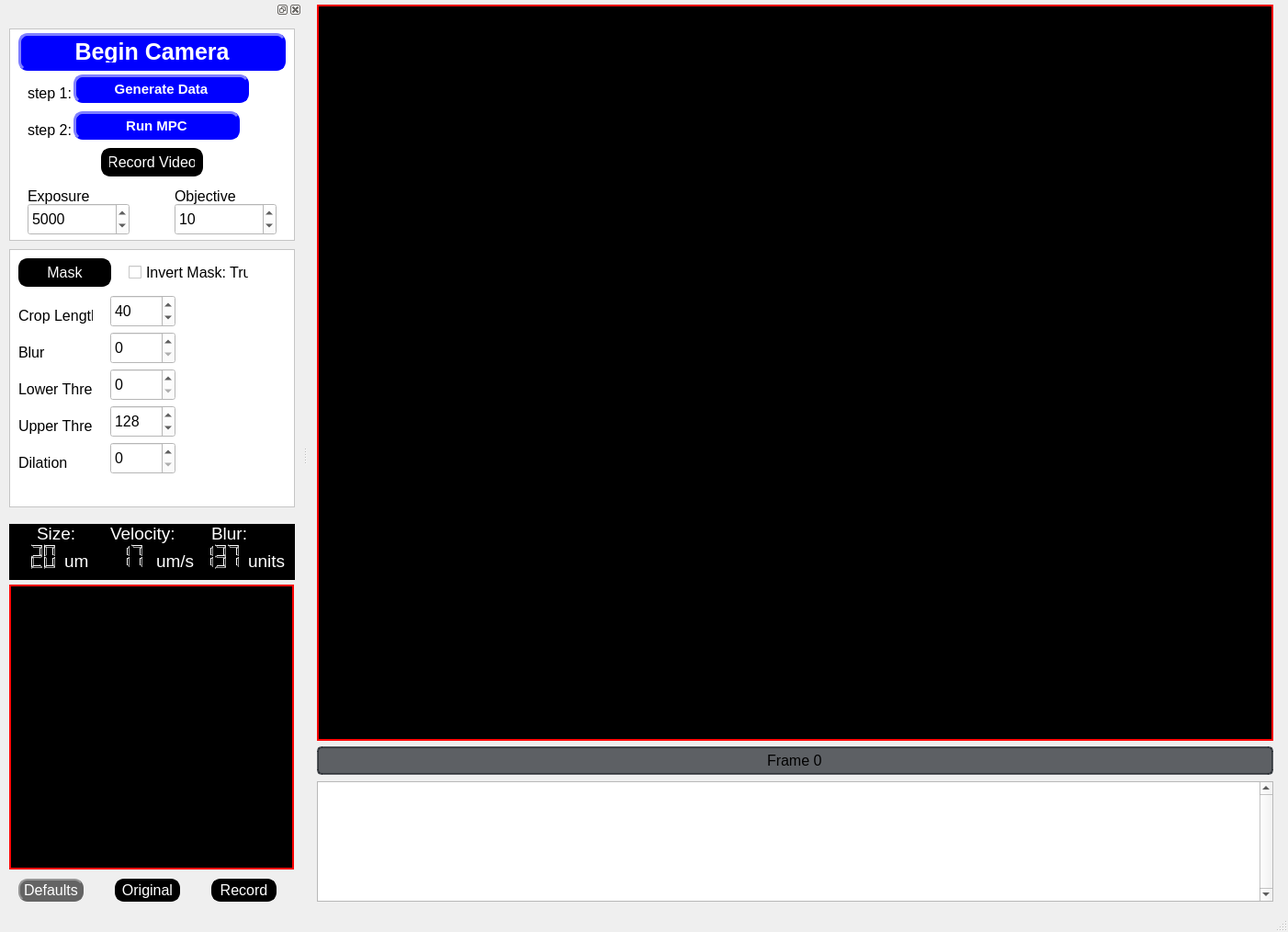
<?xml version="1.0" encoding="UTF-8"?>
<ui version="4.0">
 <class>MainWindow</class>
 <widget class="QMainWindow" name="MainWindow">
  <property name="geometry">
   <rect>
    <x>0</x>
    <y>0</y>
    <width>1402</width>
    <height>1014</height>
   </rect>
  </property>
  <property name="font">
   <font>
    <family>Arial</family>
    <pointsize>12</pointsize>
    <weight>50</weight>
    <italic>false</italic>
    <bold>false</bold>
   </font>
  </property>
  <property name="windowTitle">
   <string>MainWindow</string>
  </property>
  <property name="styleSheet">
   <string notr="true">font-size: 12pt; font: Arial;</string>
  </property>
  <property name="documentMode">
   <bool>false</bool>
  </property>
  <widget class="QWidget" name="centralwidget">
   <widget class="QPlainTextEdit" name="plainTextEdit">
    <property name="geometry">
     <rect>
      <x>10</x>
      <y>850</y>
      <width>1041</width>
      <height>131</height>
     </rect>
    </property>
    <property name="mouseTracking">
     <bool>true</bool>
    </property>
    <property name="styleSheet">
     <string notr="true">font-size: 15pt; font: Arial;</string>
    </property>
    <property name="verticalScrollBarPolicy">
     <enum>Qt::ScrollBarAlwaysOn</enum>
    </property>
    <property name="sizeAdjustPolicy">
     <enum>QAbstractScrollArea::AdjustToContentsOnFirstShow</enum>
    </property>
    <property name="plainText">
     <string/>
    </property>
    <property name="centerOnScroll">
     <bool>false</bool>
    </property>
   </widget>
   <widget class="QLabel" name="VideoFeedLabel">
    <property name="geometry">
     <rect>
      <x>10</x>
      <y>5</y>
      <width>1041</width>
      <height>801</height>
     </rect>
    </property>
    <property name="mouseTracking">
     <bool>true</bool>
    </property>
    <property name="styleSheet">
     <string notr="true">background-color: rgb(0,0,0); border:2px solid rgb(255, 0, 0); </string>
    </property>
    <property name="text">
     <string/>
    </property>
   </widget>
   <widget class="QProgressBar" name="frameslider">
    <property name="geometry">
     <rect>
      <x>10</x>
      <y>812</y>
      <width>1041</width>
      <height>31</height>
     </rect>
    </property>
    <property name="styleSheet">
     <string notr="true">    QProgressBar {
        border: 2px solid rgba(33, 37, 43, 180);
        border-radius: 5px;
        text-align: center;
        background-color: rgba(33, 37, 43, 180);
        color: black;
    }
    QProgressBar::chunk {
        background-color: #FFD700;
    }</string>
    </property>
    <property name="minimum">
     <number>0</number>
    </property>
    <property name="maximum">
     <number>100</number>
    </property>
    <property name="value">
     <number>0</number>
    </property>
    <property name="format">
     <string>Frame %v</string>
    </property>
   </widget>
  </widget>
  <widget class="QStatusBar" name="statusbar"/>
  <widget class="QDockWidget" name="dockWidget">
   <property name="minimumSize">
    <size>
     <width>329</width>
     <height>987</height>
    </size>
   </property>
   <property name="styleSheet">
    <string notr="true"/>
   </property>
   <property name="floating">
    <bool>false</bool>
   </property>
   <property name="allowedAreas">
    <set>Qt::LeftDockWidgetArea|Qt::RightDockWidgetArea</set>
   </property>
   <attribute name="dockWidgetArea">
    <number>1</number>
   </attribute>
   <widget class="QWidget" name="dockWidgetContents">
    <widget class="QFrame" name="frame_3">
     <property name="geometry">
      <rect>
       <x>10</x>
       <y>10</y>
       <width>311</width>
       <height>231</height>
      </rect>
     </property>
     <property name="styleSheet">
      <string notr="true"> color: rgb(0, 0, 0);
 background-color: rgb(255, 255, 255);
</string>
     </property>
     <property name="frameShape">
      <enum>QFrame::StyledPanel</enum>
     </property>
     <property name="frameShadow">
      <enum>QFrame::Raised</enum>
     </property>
     <widget class="QPushButton" name="recordbutton">
      <property name="geometry">
       <rect>
        <x>100</x>
        <y>130</y>
        <width>111</width>
        <height>31</height>
       </rect>
      </property>
      <property name="styleSheet">
       <string notr="true">QPushButton {
                color: rgb(255, 255, 255);
                background-color: rgb(0, 0, 0);
                border-style: outset;
                border-width: 3px;
                border-radius: 10px;
                border-color: rgb(0, 0, 0);
                min-width: 1em;
                padding: 6px;
            }
      
            QPushButton:checked {
                color: rgb(255, 255, 255);
                background-color: rgb(255, 0, 0);
                border-style: inset;
                border-width: 3px;
                border-radius: 10px;
                border-color: rgb(255, 0, 0);
                font: bold 16px;
                min-width: 1em;
               
            }
            QPushButton:hover {
                background-color: rgb(100, 100, 100);
                color: rgb(255, 255, 255);
                border-color: rgb(100, 100, 100);
                padding-left: 5px;
                padding-top: 5px;
            }</string>
      </property>
      <property name="text">
       <string>Record Video</string>
      </property>
      <property name="checkable">
       <bool>true</bool>
      </property>
     </widget>
     <widget class="QPushButton" name="trackbutton">
      <property name="geometry">
       <rect>
        <x>10</x>
        <y>5</y>
        <width>291</width>
        <height>41</height>
       </rect>
      </property>
      <property name="cursor">
       <cursorShape>ArrowCursor</cursorShape>
      </property>
      <property name="styleSheet">
       <string notr="true">
QPushButton {
                color: rgb(255, 255, 255);
                background-color: rgb(0, 0, 255);
                border-style: outset;
                border-width: 3px;
                border-radius: 10px;
                border-color: rgb(0, 0, 255);
                min-width: 1em;
                padding: 6px;
			  font: bold 25px;
            }
      
            QPushButton:checked {
                color: rgb(255, 255, 255);
                background-color: rgb(255, 0, 0);
                border-style: inset;
                border-width: 3px;
                border-radius: 10px;
                border-color: rgb(255, 0, 0);
                font: bold 25px;
                min-width: 1em;
               
            }
            QPushButton:hover {
                background-color: rgb(100, 100, 100);
                color: rgb(255, 255, 255);
                border-color: rgb(0, 255, 0);
                padding-left: 5px;
                padding-top: 5px;
            }</string>
      </property>
      <property name="text">
       <string>Begin Camera</string>
      </property>
      <property name="checkable">
       <bool>true</bool>
      </property>
     </widget>
     <widget class="QLabel" name="exposurelabel">
      <property name="geometry">
       <rect>
        <x>20</x>
        <y>170</y>
        <width>111</width>
        <height>25</height>
       </rect>
      </property>
      <property name="maximumSize">
       <size>
        <width>150</width>
        <height>25</height>
       </size>
      </property>
      <property name="text">
       <string>Exposure</string>
      </property>
     </widget>
     <widget class="QSpinBox" name="exposurebox">
      <property name="geometry">
       <rect>
        <x>20</x>
        <y>190</y>
        <width>111</width>
        <height>35</height>
       </rect>
      </property>
      <property name="minimum">
       <number>100</number>
      </property>
      <property name="maximum">
       <number>30000</number>
      </property>
      <property name="singleStep">
       <number>100</number>
      </property>
      <property name="value">
       <number>5000</number>
      </property>
      <property name="displayIntegerBase">
       <number>10</number>
      </property>
     </widget>
     <widget class="QLabel" name="objectivelabel">
      <property name="geometry">
       <rect>
        <x>180</x>
        <y>170</y>
        <width>111</width>
        <height>25</height>
       </rect>
      </property>
      <property name="maximumSize">
       <size>
        <width>150</width>
        <height>25</height>
       </size>
      </property>
      <property name="text">
       <string>Objective</string>
      </property>
     </widget>
     <widget class="QSpinBox" name="objectivebox">
      <property name="geometry">
       <rect>
        <x>180</x>
        <y>190</y>
        <width>111</width>
        <height>35</height>
       </rect>
      </property>
      <property name="minimum">
       <number>1</number>
      </property>
      <property name="maximum">
       <number>50</number>
      </property>
      <property name="singleStep">
       <number>5</number>
      </property>
      <property name="value">
       <number>10</number>
      </property>
      <property name="displayIntegerBase">
       <number>10</number>
      </property>
     </widget>
     <widget class="QLabel" name="framelabel_2">
      <property name="geometry">
       <rect>
        <x>20</x>
        <y>60</y>
        <width>51</width>
        <height>21</height>
       </rect>
      </property>
      <property name="maximumSize">
       <size>
        <width>300</width>
        <height>25</height>
       </size>
      </property>
      <property name="text">
       <string>step 1:</string>
      </property>
     </widget>
     <widget class="QLabel" name="framelabel_3">
      <property name="geometry">
       <rect>
        <x>20</x>
        <y>100</y>
        <width>51</width>
        <height>21</height>
       </rect>
      </property>
      <property name="maximumSize">
       <size>
        <width>300</width>
        <height>25</height>
       </size>
      </property>
      <property name="text">
       <string>step 2:</string>
      </property>
     </widget>
     <widget class="QPushButton" name="run_algo">
      <property name="geometry">
       <rect>
        <x>70</x>
        <y>90</y>
        <width>181</width>
        <height>31</height>
       </rect>
      </property>
      <property name="cursor">
       <cursorShape>ArrowCursor</cursorShape>
      </property>
      <property name="styleSheet">
       <string notr="true">
QPushButton {
                color: rgb(255, 255, 255);
                background-color: rgb(0, 0, 255);
                border-style: outset;
                border-width: 3px;
                border-radius: 10px;
                border-color: rgb(0, 0, 255);
                min-width: 1em;
                padding: 6px;
			  font: bold 15px;
            }
      
            QPushButton:checked {
                color: rgb(255, 255, 255);
                background-color: rgb(255, 0, 0);
                border-style: inset;
                border-width: 3px;
                border-radius: 10px;
                border-color: rgb(255, 0, 0);
                font: bold 25px;
                min-width: 1em;
               
            }
            QPushButton:hover {
                background-color: rgb(100, 100, 100);
                color: rgb(255, 255, 255);
                border-color: rgb(0, 255, 0);
                padding-left: 5px;
                padding-top: 5px;
            }</string>
      </property>
      <property name="text">
       <string>Run MPC</string>
      </property>
      <property name="checkable">
       <bool>true</bool>
      </property>
     </widget>
     <widget class="QPushButton" name="generate_data_button">
      <property name="geometry">
       <rect>
        <x>70</x>
        <y>50</y>
        <width>191</width>
        <height>31</height>
       </rect>
      </property>
      <property name="cursor">
       <cursorShape>ArrowCursor</cursorShape>
      </property>
      <property name="styleSheet">
       <string notr="true">
QPushButton {
                color: rgb(255, 255, 255);
                background-color: rgb(0, 0, 255);
                border-style: outset;
                border-width: 3px;
                border-radius: 10px;
                border-color: rgb(0, 0, 255);
                min-width: 1em;
                padding: 6px;
			  font: bold 15px;
            }
      
            QPushButton:checked {
                color: rgb(255, 255, 255);
                background-color: rgb(255, 0, 0);
                border-style: inset;
                border-width: 3px;
                border-radius: 10px;
                border-color: rgb(255, 0, 0);
                font: bold 25px;
                min-width: 1em;
               
            }
            QPushButton:hover {
                background-color: rgb(100, 100, 100);
                color: rgb(255, 255, 255);
                border-color: rgb(0, 255, 0);
                padding-left: 5px;
                padding-top: 5px;
            }</string>
      </property>
      <property name="text">
       <string>Generate Data</string>
      </property>
      <property name="checkable">
       <bool>true</bool>
      </property>
     </widget>
    </widget>
    <widget class="QFrame" name="trackerparamsframe">
     <property name="geometry">
      <rect>
       <x>10</x>
       <y>250</y>
       <width>311</width>
       <height>281</height>
      </rect>
     </property>
     <property name="styleSheet">
      <string notr="true"> color: rgb(0, 0, 0);
 background-color: rgb(255, 255, 255);
</string>
     </property>
     <property name="frameShape">
      <enum>QFrame::StyledPanel</enum>
     </property>
     <property name="frameShadow">
      <enum>QFrame::Raised</enum>
     </property>
     <widget class="QSpinBox" name="robotmasklowerbox">
      <property name="geometry">
       <rect>
        <x>110</x>
        <y>130</y>
        <width>71</width>
        <height>35</height>
       </rect>
      </property>
      <property name="font">
       <font>
        <pointsize>12</pointsize>
        <weight>50</weight>
        <italic>false</italic>
        <bold>false</bold>
       </font>
      </property>
      <property name="styleSheet">
       <string notr="true"/>
      </property>
      <property name="maximum">
       <number>255</number>
      </property>
      <property name="singleStep">
       <number>1</number>
      </property>
      <property name="value">
       <number>0</number>
      </property>
     </widget>
     <widget class="QLabel" name="maskthreshlabel">
      <property name="geometry">
       <rect>
        <x>10</x>
        <y>140</y>
        <width>81</width>
        <height>25</height>
       </rect>
      </property>
      <property name="maximumSize">
       <size>
        <width>150</width>
        <height>25</height>
       </size>
      </property>
      <property name="text">
       <string>Lower Thresh</string>
      </property>
     </widget>
     <widget class="QSpinBox" name="robotmaskdilationbox">
      <property name="geometry">
       <rect>
        <x>110</x>
        <y>210</y>
        <width>71</width>
        <height>35</height>
       </rect>
      </property>
      <property name="maximum">
       <number>40</number>
      </property>
     </widget>
     <widget class="QLabel" name="maskdilationlabel">
      <property name="geometry">
       <rect>
        <x>10</x>
        <y>220</y>
        <width>81</width>
        <height>25</height>
       </rect>
      </property>
      <property name="maximumSize">
       <size>
        <width>150</width>
        <height>25</height>
       </size>
      </property>
      <property name="text">
       <string>Dilation</string>
      </property>
     </widget>
     <widget class="QSpinBox" name="robotcroplengthbox">
      <property name="geometry">
       <rect>
        <x>110</x>
        <y>50</y>
        <width>71</width>
        <height>35</height>
       </rect>
      </property>
      <property name="minimum">
       <number>5</number>
      </property>
      <property name="maximum">
       <number>400</number>
      </property>
      <property name="singleStep">
       <number>1</number>
      </property>
      <property name="value">
       <number>40</number>
      </property>
      <property name="displayIntegerBase">
       <number>10</number>
      </property>
     </widget>
     <widget class="QLabel" name="croplengthlabel">
      <property name="geometry">
       <rect>
        <x>10</x>
        <y>60</y>
        <width>81</width>
        <height>25</height>
       </rect>
      </property>
      <property name="maximumSize">
       <size>
        <width>150</width>
        <height>25</height>
       </size>
      </property>
      <property name="text">
       <string>Crop Length</string>
      </property>
     </widget>
     <widget class="QSpinBox" name="robotmaskblurbox">
      <property name="geometry">
       <rect>
        <x>110</x>
        <y>90</y>
        <width>71</width>
        <height>35</height>
       </rect>
      </property>
      <property name="font">
       <font>
        <pointsize>12</pointsize>
        <weight>50</weight>
        <italic>false</italic>
        <bold>false</bold>
       </font>
      </property>
      <property name="styleSheet">
       <string notr="true"/>
      </property>
      <property name="maximum">
       <number>40</number>
      </property>
      <property name="singleStep">
       <number>1</number>
      </property>
      <property name="value">
       <number>0</number>
      </property>
     </widget>
     <widget class="QLabel" name="maskblurlabel">
      <property name="geometry">
       <rect>
        <x>10</x>
        <y>100</y>
        <width>61</width>
        <height>25</height>
       </rect>
      </property>
      <property name="maximumSize">
       <size>
        <width>150</width>
        <height>25</height>
       </size>
      </property>
      <property name="text">
       <string>Blur</string>
      </property>
     </widget>
     <widget class="QPushButton" name="maskbutton">
      <property name="geometry">
       <rect>
        <x>10</x>
        <y>10</y>
        <width>101</width>
        <height>31</height>
       </rect>
      </property>
      <property name="styleSheet">
       <string notr="true">QPushButton {
                color: rgb(255, 255, 255);
                background-color: rgb(0, 0, 0);
                border-style: outset;
                border-width: 2px;
                border-radius: 10px;
                border-color: rgb(0, 0, 0);
                min-width: 1em;
                padding: 1px;
            }
            QPushButton:hover {
                background-color: rgb(100, 100, 100);
                color: rgb(255, 255, 255);
                border-style: inset;
			  border-color: rgb(0, 255, 0);
            }</string>
      </property>
      <property name="text">
       <string>Mask</string>
      </property>
      <property name="checkable">
       <bool>true</bool>
      </property>
      <property name="checked">
       <bool>false</bool>
      </property>
     </widget>
     <widget class="QCheckBox" name="maskinvert_checkBox">
      <property name="geometry">
       <rect>
        <x>130</x>
        <y>10</y>
        <width>131</width>
        <height>30</height>
       </rect>
      </property>
      <property name="text">
       <string>Invert Mask: True</string>
      </property>
      <property name="checked">
       <bool>false</bool>
      </property>
     </widget>
     <widget class="QSpinBox" name="robotmaskupperbox">
      <property name="geometry">
       <rect>
        <x>110</x>
        <y>170</y>
        <width>71</width>
        <height>35</height>
       </rect>
      </property>
      <property name="font">
       <font>
        <pointsize>12</pointsize>
        <weight>50</weight>
        <italic>false</italic>
        <bold>false</bold>
       </font>
      </property>
      <property name="styleSheet">
       <string notr="true"/>
      </property>
      <property name="minimum">
       <number>0</number>
      </property>
      <property name="maximum">
       <number>255</number>
      </property>
      <property name="singleStep">
       <number>1</number>
      </property>
      <property name="value">
       <number>128</number>
      </property>
     </widget>
     <widget class="QLabel" name="maskthreshlabel_2">
      <property name="geometry">
       <rect>
        <x>10</x>
        <y>180</y>
        <width>81</width>
        <height>25</height>
       </rect>
      </property>
      <property name="maximumSize">
       <size>
        <width>150</width>
        <height>25</height>
       </size>
      </property>
      <property name="text">
       <string>Upper Thresh</string>
      </property>
     </widget>
    </widget>
    <widget class="QFrame" name="robotparamsframe">
     <property name="geometry">
      <rect>
       <x>10</x>
       <y>549</y>
       <width>311</width>
       <height>61</height>
      </rect>
     </property>
     <property name="styleSheet">
      <string notr="true"> color: rgb(255, 255, 255);
 background-color: rgb(0, 0, 0);
font-size: 14pt; font: Arial;</string>
     </property>
     <property name="frameShape">
      <enum>QFrame::StyledPanel</enum>
     </property>
     <property name="frameShadow">
      <enum>QFrame::Raised</enum>
     </property>
     <widget class="QLabel" name="robotsizelabel">
      <property name="geometry">
       <rect>
        <x>30</x>
        <y>0</y>
        <width>51</width>
        <height>20</height>
       </rect>
      </property>
      <property name="maximumSize">
       <size>
        <width>300</width>
        <height>50</height>
       </size>
      </property>
      <property name="text">
       <string>Size:   </string>
      </property>
     </widget>
     <widget class="QLabel" name="robotvelocitylabel">
      <property name="geometry">
       <rect>
        <x>110</x>
        <y>0</y>
        <width>81</width>
        <height>21</height>
       </rect>
      </property>
      <property name="maximumSize">
       <size>
        <width>300</width>
        <height>50</height>
       </size>
      </property>
      <property name="text">
       <string>Velocity: </string>
      </property>
     </widget>
     <widget class="QLabel" name="robotblurlabel">
      <property name="geometry">
       <rect>
        <x>220</x>
        <y>0</y>
        <width>51</width>
        <height>20</height>
       </rect>
      </property>
      <property name="maximumSize">
       <size>
        <width>16777215</width>
        <height>50</height>
       </size>
      </property>
      <property name="styleSheet">
       <string notr="true"/>
      </property>
      <property name="text">
       <string>Blur:</string>
      </property>
     </widget>
     <widget class="QLCDNumber" name="blurlcdnum">
      <property name="geometry">
       <rect>
        <x>200</x>
        <y>20</y>
        <width>61</width>
        <height>30</height>
       </rect>
      </property>
      <property name="styleSheet">
       <string notr="true">background-color: rgb(0,0,0); 
color: rgb(0,255,0);</string>
      </property>
      <property name="lineWidth">
       <number>0</number>
      </property>
      <property name="midLineWidth">
       <number>0</number>
      </property>
      <property name="smallDecimalPoint">
       <bool>false</bool>
      </property>
      <property name="digitCount">
       <number>3</number>
      </property>
      <property name="mode">
       <enum>QLCDNumber::Dec</enum>
      </property>
      <property name="segmentStyle">
       <enum>QLCDNumber::Outline</enum>
      </property>
      <property name="value" stdset="0">
       <double>137.000000000000000</double>
      </property>
     </widget>
     <widget class="QLabel" name="robotvelocityunitslabel">
      <property name="geometry">
       <rect>
        <x>160</x>
        <y>30</y>
        <width>41</width>
        <height>20</height>
       </rect>
      </property>
      <property name="maximumSize">
       <size>
        <width>300</width>
        <height>50</height>
       </size>
      </property>
      <property name="text">
       <string>um/s</string>
      </property>
     </widget>
     <widget class="QLabel" name="robotblurunitslabe">
      <property name="geometry">
       <rect>
        <x>260</x>
        <y>30</y>
        <width>41</width>
        <height>20</height>
       </rect>
      </property>
      <property name="maximumSize">
       <size>
        <width>300</width>
        <height>50</height>
       </size>
      </property>
      <property name="text">
       <string>units</string>
      </property>
     </widget>
     <widget class="QLCDNumber" name="sizelcdnum">
      <property name="geometry">
       <rect>
        <x>0</x>
        <y>20</y>
        <width>61</width>
        <height>30</height>
       </rect>
      </property>
      <property name="styleSheet">
       <string notr="true">background-color: rgb(0,0,0); 
color: rgb(0,255,0);</string>
      </property>
      <property name="lineWidth">
       <number>0</number>
      </property>
      <property name="midLineWidth">
       <number>0</number>
      </property>
      <property name="smallDecimalPoint">
       <bool>false</bool>
      </property>
      <property name="digitCount">
       <number>3</number>
      </property>
      <property name="mode">
       <enum>QLCDNumber::Dec</enum>
      </property>
      <property name="segmentStyle">
       <enum>QLCDNumber::Outline</enum>
      </property>
      <property name="value" stdset="0">
       <double>20.000000000000000</double>
      </property>
     </widget>
     <widget class="QLCDNumber" name="vellcdnum">
      <property name="geometry">
       <rect>
        <x>90</x>
        <y>20</y>
        <width>71</width>
        <height>30</height>
       </rect>
      </property>
      <property name="styleSheet">
       <string notr="true">background-color: rgb(0,0,0); 
color: rgb(0,255,0);</string>
      </property>
      <property name="lineWidth">
       <number>0</number>
      </property>
      <property name="midLineWidth">
       <number>0</number>
      </property>
      <property name="smallDecimalPoint">
       <bool>false</bool>
      </property>
      <property name="digitCount">
       <number>3</number>
      </property>
      <property name="mode">
       <enum>QLCDNumber::Dec</enum>
      </property>
      <property name="segmentStyle">
       <enum>QLCDNumber::Outline</enum>
      </property>
      <property name="value" stdset="0">
       <double>17.100000000000001</double>
      </property>
     </widget>
     <widget class="QLabel" name="robotsizeunitslabel">
      <property name="geometry">
       <rect>
        <x>60</x>
        <y>30</y>
        <width>31</width>
        <height>20</height>
       </rect>
      </property>
      <property name="maximumSize">
       <size>
        <width>300</width>
        <height>50</height>
       </size>
      </property>
      <property name="text">
       <string>um  </string>
      </property>
     </widget>
    </widget>
    <widget class="QLabel" name="CroppedVideoFeedLabel">
     <property name="geometry">
      <rect>
       <x>10</x>
       <y>615</y>
       <width>310</width>
       <height>310</height>
      </rect>
     </property>
     <property name="styleSheet">
      <string notr="true">background-color: rgb(0,0,0); border:2px solid rgb(255, 0, 0); </string>
     </property>
     <property name="text">
      <string/>
     </property>
    </widget>
    <widget class="QPushButton" name="resetdefaultbutton">
     <property name="geometry">
      <rect>
       <x>20</x>
       <y>935</y>
       <width>71</width>
       <height>25</height>
      </rect>
     </property>
     <property name="maximumSize">
      <size>
       <width>300</width>
       <height>25</height>
      </size>
     </property>
     <property name="font">
      <font>
       <family>Arial</family>
       <pointsize>12</pointsize>
       <weight>50</weight>
       <italic>false</italic>
       <bold>false</bold>
      </font>
     </property>
     <property name="styleSheet">
      <string notr="true">QPushButton {
                color: rgb(255, 255, 255);
                background-color: rgb(100, 100, 100);
                border-style: outset;
                border-width: 2px;
                border-radius: 10px;
                border-color: rgb(100, 100, 100);
                min-width: 1em;
                padding: 1px;
            }
            QPushButton:hover {
                background-color: rgb(200, 200, 200);
                color: rgb(0, 0, 0);
            }
            QPushButton:pressed {
                background-color: rgb(200, 200, 200);
         
                padding-left: 5px;
                padding-top: 5px;
                border-style: inset;
                }</string>
     </property>
     <property name="text">
      <string>Defaults</string>
     </property>
    </widget>
    <widget class="QPushButton" name="croppedmasktoggle">
     <property name="geometry">
      <rect>
       <x>125</x>
       <y>935</y>
       <width>71</width>
       <height>25</height>
      </rect>
     </property>
     <property name="maximumSize">
      <size>
       <width>300</width>
       <height>25</height>
      </size>
     </property>
     <property name="font">
      <font>
       <family>Arial</family>
       <pointsize>12</pointsize>
       <weight>50</weight>
       <italic>false</italic>
       <bold>false</bold>
      </font>
     </property>
     <property name="styleSheet">
      <string notr="true">QPushButton {
                color: rgb(255, 255, 255);
                background-color: rgb(0, 0, 0);
                border-style: outset;
                border-width: 2px;
                border-radius: 10px;
                border-color: rgb(0, 0, 0);
                min-width: 1em;
                padding: 1px;
            }
            QPushButton:hover {
                background-color: rgb(100, 100, 100);
                color: rgb(255, 255, 255);
                border-style: inset;
			  border-color: rgb(0, 255, 0);
            }</string>
     </property>
     <property name="text">
      <string>Original</string>
     </property>
     <property name="checkable">
      <bool>true</bool>
     </property>
    </widget>
    <widget class="QPushButton" name="croppedrecordbutton">
     <property name="geometry">
      <rect>
       <x>230</x>
       <y>935</y>
       <width>71</width>
       <height>25</height>
      </rect>
     </property>
     <property name="minimumSize">
      <size>
       <width>21</width>
       <height>0</height>
      </size>
     </property>
     <property name="styleSheet">
      <string notr="true">QPushButton {
                color: rgb(255, 255, 255);
                background-color: rgb(0, 0, 0);
                border-style: outset;
                border-width: 3px;
                border-radius: 10px;
                border-color: rgb(0, 0, 0);
                min-width: 1em;
      
            }
      
            QPushButton:checked {
                color: rgb(255, 255, 255);
                background-color: rgb(255, 0, 0);
                border-style: inset;
                border-width: 3px;
                border-radius: 10px;
                border-color: rgb(255, 0, 0);
                font: bold 16px;
                min-width: 1em;
               
            }
            QPushButton:hover {
                background-color: rgb(100, 100, 100);
                color: rgb(255, 255, 255);
                border-color: rgb(100, 100, 100);
                padding-left: 5px;
                padding-top: 5px;
            }</string>
     </property>
     <property name="text">
      <string>Record</string>
     </property>
     <property name="checkable">
      <bool>true</bool>
     </property>
    </widget>
   </widget>
  </widget>
  <action name="actiondock">
   <property name="text">
    <string>dock</string>
   </property>
   <property name="menuRole">
    <enum>QAction::NoRole</enum>
   </property>
  </action>
 </widget>
 <resources/>
 <connections/>
</ui>
